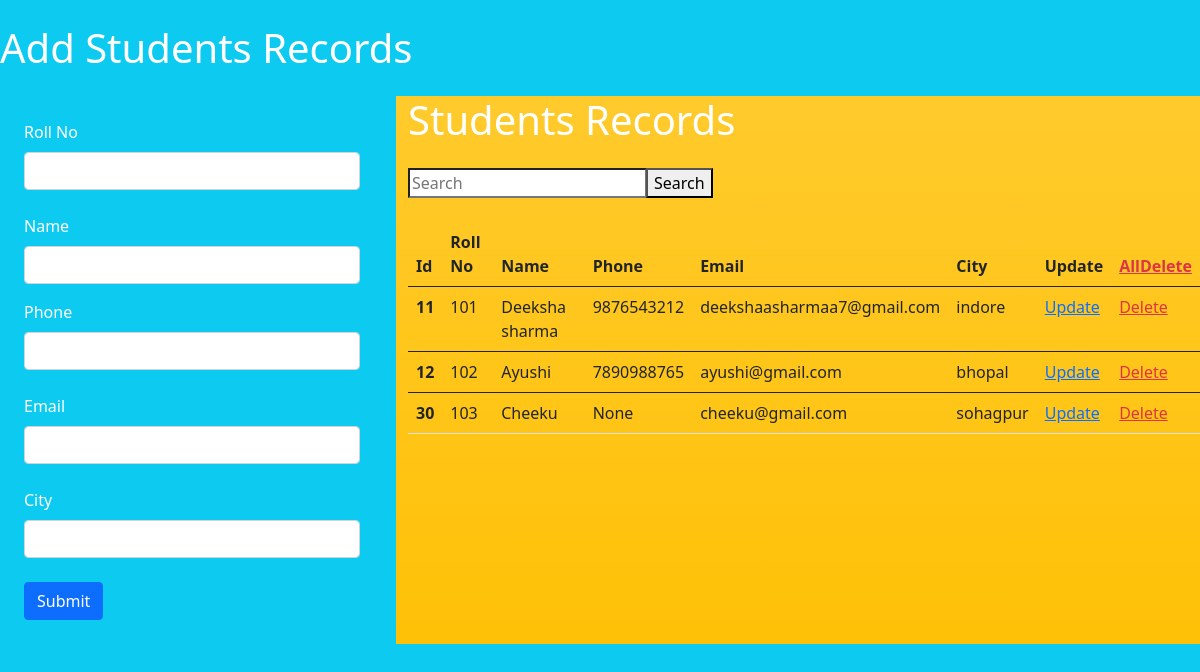
The page / on the database its author committed.
### app/models.py (models this page shows)
class Student_details(models.Model):
    name = models.CharField(max_length=30)
    phone = models.IntegerField(max_length=13,blank=True,null=True)
    email = models.EmailField(max_length=100)
    roll_no=models.CharField(max_length=10)
    city = models.CharField(max_length=50,default="Bhopal")

### app/views.py (the view)
# urls.py: 2. Add a URL to urlpatterns:  path('', views.home, name='home')
def home(request):
    data=Student_details.objects.all()
    return render(request,"index.html",{'key':data})

### app/templates/index.html (shortened to what this page needs)
<!DOCTYPE html>
<html lang="en">
<head>
    <link href="https://cdn.jsdelivr.net/npm/bootstrap@5.0.2/dist/css/bootstrap.min.css" rel="stylesheet"
>
</head>
<body class="bg-info text-white">
    <div class="row" >
        <h1 class="mb-4 mt-4  ">Add Students Records</h1>
        <div class="col-md-4 bg-info text-white">
            <form action="/students" method="POST">
                <div class="mb-3 mb-4 mt-4 mx-4">
                  <label for="exampleInputEmail1" class="form-label">Roll No</label>
                  <input type="text" name="roll_no" class="form-control" id="exampleInputEmail1" aria-describedby="emailHelp">
                </div>
                <div class="mb-3  mt-4 mx-4">
                  <label for="exampleInputEmail1" class="form-label">Name</label>
                  <input type="text" name="name" class="form-control" id="exampleInputEmail1" aria-describedby="emailHelp">
                </div>
                <div class="mb-3 mb-4  mx-4">
                  <label for="exampleInputEmail1" class="form-label">Phone</label>
                  <input type="number" name="number" class="form-control" id="exampleInputEmail1" aria-describedby="emailHelp">
                </div>
                <div class="mb-3 mb-4  mx-4">
                  <label for="exampleInputEmail1" class="form-label">Email</label>
                  <input type="email" name="email" class="form-control" id="exampleInputEmail1" aria-describedby="emailHelp">
                </div>
                <div class="mb-3 mb-4  mx-4">
                  <label for="exampleInputPassword1" class="form-label">City</label>
                  <input type="text" name="city" class="form-control" id="exampleInputPassword1">
                </div>
                <button type="submit" class="btn btn-primary mb-4  mx-4">Submit</button>
        </div>
        <div class="col-md-8 bg-warning bg-gradient">
            <h1 class="mb-4 ">Students Records</h1>
            <table class="table">
                <div class="input-group mb-4">
                    <form method="POST" action="/search">
                        <input type="text" name="query" placeholder="Search ">
                        <button type="submit">Search</button>
                    </form>
                <div>
                <thead>
                    <tr>
                        <th scope="col">Id</th>
                        <th scope="col">Roll No</th>
                        <th scope="col">Name</th>
                        <th scope="col">Phone</th>
                        <th scope="col">Email</th>
                        <th scope="col">City</th>
                        <th scope="col ">Update</th>
                        <th scope="col "><a class="text-danger" href=""> AllDelete</a></th>
                    </tr>
                </thead>
                {% for i in key %}
                <tbody>
                    <tr>
                        <th scope="row">{{i.id}}</th>
                        <td>{{i.roll_no}}</td>
                        <td>{{i.name}}</td>
                        <td>{{i.phone}}</td>
                        <td>{{i.email}}</td>
                        <td>{{i.city}}</td>
                        <td><a href="updateStudents?sid={{i.id}}">Update</a></td>
                        <td><a class="text-danger" href="delete?sid={{i.id}}">Delete</a></td>
                    </tr>
                </tbody>
                {% endfor %}
            </table>
        </div>
    </div>
</body>
</html>

### rows shown on the page
Student_details: id "11", roll_no "101", name "Deeksha sharma", phone "9876543212", email "deekshaasharmaa7@gmail.com", city "indore"
Student_details: id "12", roll_no "102", name "Ayushi", phone "7890988765", email "ayushi@gmail.com", city "bhopal"
Student_details: id "30", roll_no "103", name "Cheeku", phone "None", email "cheeku@gmail.com", city "sohagpur"
